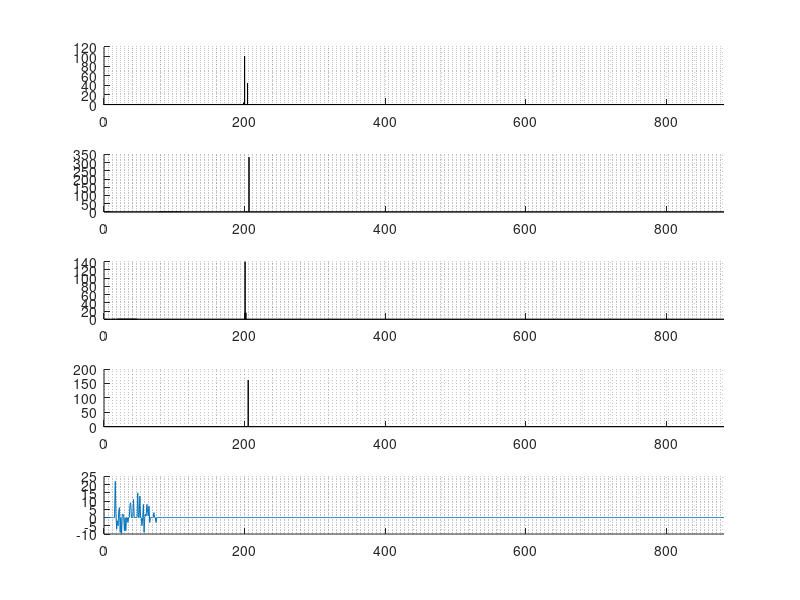

Source code (MATLAB):
colorNum = 5;
dataTypeNum = 4;

playerLog = load( 'P0.txt' );
if ( size( playerLog, 2 ) ~= colorNum * dataTypeNum + 1 )
    disp( 'Wrong' );
end
roundNum = size( playerLog, 1 );
figure;
for dataTypeIndex = 1 : dataTypeNum
    subplot( dataTypeNum + 1, 1, dataTypeIndex );
    grid( gca, 'minor' );
    xlim( [ 0, roundNum] );
    hold on;
    playerCols = ( dataTypeIndex - 1 ) * colorNum + 1 : dataTypeIndex * colorNum;
    bar( playerLog( :, playerCols ) );
end
subplot( dataTypeNum + 1, 1, dataTypeNum + 1 );
grid( gca, 'minor' );
xlim( [ 0, roundNum] );
hold on;
plot( playerLog( :, dataTypeNum * colorNum + 1 ) )
